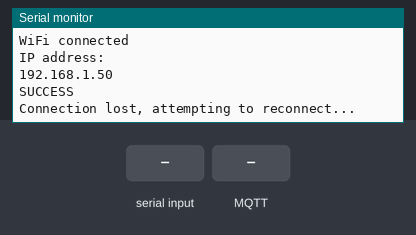
Recording of a program running on a simulated ESP8266 (NodeMCU). On the bench: the last lines printed to the serial monitor. The inputs (shaded band) are chosen by the test bench. WiFi joins after 1.5 s; servers stay silent unless stated; random numbers use the default seed unless the program sets one; no MQTT or app messages arrive unless stated.

Above: at 2.7 s.
2.8 s: "P$" received over Serial
At 5.6 s:
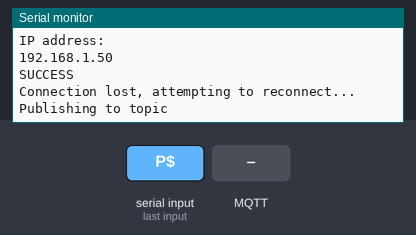
5.8 s: "S$" received over Serial
At 7.2 s:
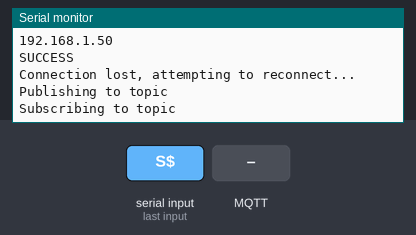
8.3 s: "1$" received over Serial
At 9.5 s:
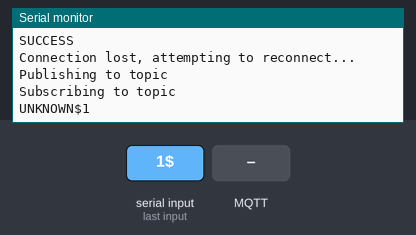
9.8 s: MQTT message "P$" arrives on the first subscribed topic
At 10.7 s:
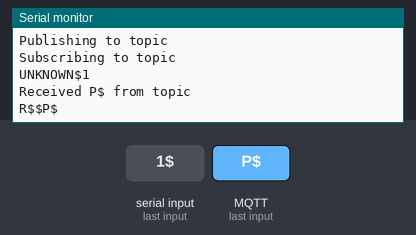
11.3 s: MQTT message "S$" arrives on the first subscribed topic
At 11.8 s:
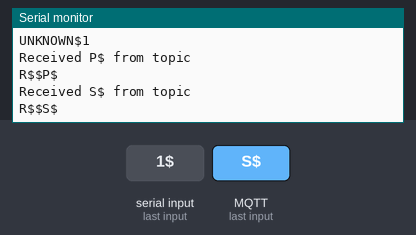
12.8 s: MQTT message "1" arrives on the first subscribed topic
At 14.1 s:
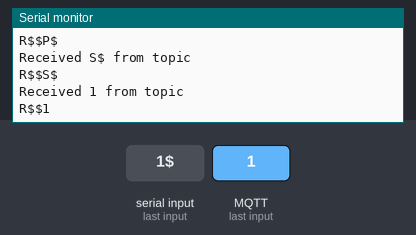

Measured:
- after the input at 2.8 s, the serial monitor: prints a new line after 2.0 s (image 1)
- after the input at 5.8 s, the serial monitor: prints a new line after 1.0 s (image 2)
- after the input at 8.3 s, the serial monitor: prints a new line at once (image 3)
- after the input at 9.8 s, the serial monitor: prints a new line at once (image 4)
- after the input at 11.3 s, the serial monitor: prints a new line at once (image 5)
- after the input at 12.8 s, the serial monitor: prints a new line at once (image 6)

The program:

main.cpp
```cpp
/**
  MQTTSerialRelay
    Yichuan Gao @2016
    A relay between MQTT protocol and Serial port working on ESP8266 module

  Dependency:
    PubSubClient library

  Usage:
    Arduino to ESP8266:
      Publish: "P${Topic}${Message}"
      Subscribe: "S${Topic}"
    ESP8266 to Arduino:
      Received a message: "R${Topic}${Message}"
      WiFi connected successfully: "SUCCESS"
      Any error: "ERROR${state}"
      Unknown action: "UNKNOWN${action}"

  Default baud rate: 9600
**/

#include <Arduino.h>
#include <ESP8266WiFi.h>
#include <PubSubClient.h>
#include <sstream>
#include <string>
#include <vector>

#define debug

const char *ssid = "";           // WiFi SSID
const char *password = ""; // WiFi PSK

const char *mqtt_broker = "example.com"; // MQTT Broker
const char *mqtt_user = "";         // MQTT Username
const char *mqtt_password = "";        // MQTT Password

WiFiClient espClient;
PubSubClient client(espClient);

std::vector<String> subTopics;
String action, pubTopic, pubMsg, subTopic;

void setup_wifi() {
  delay(10);
  // We start by connecting to a WiFi network
  Serial.println();
  Serial.print("Connecting to ");
  Serial.println(ssid);

  WiFi.begin(ssid, password);

  while (WiFi.status() != WL_CONNECTED) {
    delay(500);
    Serial.print(".");
  }
  randomSeed(micros());

#ifdef debug
  Serial.println("");
  Serial.println("WiFi connected");
  Serial.println("IP address: ");
  Serial.println(WiFi.localIP());
#endif

  Serial.println("SUCCESS");
}

void callback(char *topic, byte *payload, unsigned int length) {
  String recTopic = topic;
  String recMsg = (char *)payload;

#ifdef debug
  Serial.println("Received " + recMsg + " from topic " + recTopic);
#endif

  Serial.println("R$" + recTopic + "$" + recMsg);
}

void reconnect() {
  while (!client.connected()) {
#ifdef debug
    Serial.println("Connection lost, attempting to reconnect...");
#endif
    // Create a random client ID
    String clientId = "ESP8266Client-";
    clientId += String(random(0xffff), HEX);
    // Attempt to connect
    if (client.connect(clientId.c_str(), mqtt_user, mqtt_password)) {
      for (int i = 0; i < subTopics.size(); i++)
        client.subscribe(subTopics[i].c_str());
    } else {
      Serial.print("ERROR$");
      Serial.println(client.state());
      delay(3000);
    }
  }
}

void setup() {
  Serial.begin(9600);
  setup_wifi();
  client.setServer(mqtt_broker, 1883);
  client.setCallback(callback);
}

void loop() {
  if (!client.connected()) {
    reconnect();
  }
  client.loop();

  if (Serial.available()) {
    while (Serial.available() > 0) {
      action = Serial.readStringUntil('$'); // S: Subscribe, P: Publish
      if (action == "P") {                  // P$Topic$Massage
        Serial.read();
        pubTopic = Serial.readStringUntil('$');
        Serial.read();
        pubMsg = Serial.readString();
#ifdef debug
        Serial.println("Publishing " + pubMsg + "to topic" + pubTopic);
#endif
        client.publish(pubTopic.c_str(), pubMsg.c_str()); // Publish message
      } else if (action == "S") {                         // S$Topic
        subTopic = Serial.readString();
#ifdef debug
        Serial.println("Subscribing to topic " + subTopic);
#endif
        client.subscribe(subTopic.c_str()); // Subcribe the topic
        subTopics.push_back(subTopic);      // Save the topic to vector
      } else {
        Serial.println("UNKNOWN$" + action);
      }
    }
  }
}
```
